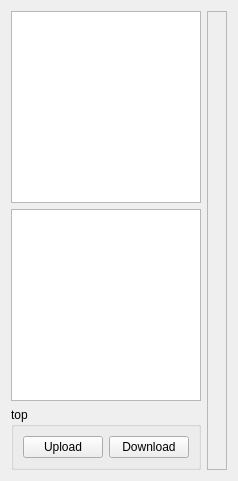
      <widget class="QWidget" name="plot">
       <property name="enabled">
        <bool>true</bool>
       </property>
       <attribute name="title">
        <string>Plot</string>
       </attribute>
       <layout class="QHBoxLayout" name="horizontalLayout_5">
        <item>
         <layout class="QVBoxLayout" name="verticalLayout_2">
          <item>
           <widget class="QListWidget" name="pList">
            <property name="sizePolicy">
             <sizepolicy hsizetype="Maximum" vsizetype="Expanding">
              <horstretch>0</horstretch>
              <verstretch>0</verstretch>
             </sizepolicy>
            </property>
           </widget>
          </item>
          <item>
           <widget class="QTextBrowser" name="pInfo">
            <property name="sizePolicy">
             <sizepolicy hsizetype="Maximum" vsizetype="Expanding">
              <horstretch>0</horstretch>
              <verstretch>0</verstretch>
             </sizepolicy>
            </property>
           </widget>
          </item>
          <item>
           <widget class="QGroupBox" name="groupBox_5">
            <property name="title">
             <string>top</string>
            </property>
            <layout class="QHBoxLayout" name="horizontalLayout_9">
             <item>
              <widget class="QPushButton" name="pUploadButton">
               <property name="toolTip">
                <string>Upload data source</string>
               </property>
               <property name="statusTip">
                <string>Upload data source</string>
               </property>
               <property name="text">
                <string>Upload</string>
               </property>
              </widget>
             </item>
             <item>
              <widget class="QPushButton" name="pDownloadButton">
               <property name="enabled">
                <bool>true</bool>
               </property>
               <property name="toolTip">
                <string>Download data source</string>
               </property>
               <property name="statusTip">
                <string>Download data source</string>
               </property>
               <property name="text">
                <string>Download</string>
               </property>
              </widget>
             </item>
            </layout>
           </widget>
          </item>
          <item>
           <layout class="QHBoxLayout" name="horizontalLayout_8"/>
          </item>
         </layout>
        </item>
        <item>
         <widget class="QFrame" name="pFrame">
          <property name="sizePolicy">
           <sizepolicy hsizetype="Expanding" vsizetype="Expanding">
            <horstretch>0</horstretch>
            <verstretch>0</verstretch>
           </sizepolicy>
          </property>
          <property name="frameShape">
           <enum>QFrame::StyledPanel</enum>
          </property>
          <property name="frameShadow">
           <enum>QFrame::Raised</enum>
          </property>
          <layout class="QVBoxLayout" name="verticalLayout_3"/>
         </widget>
        </item>
       </layout>
      </widget>
